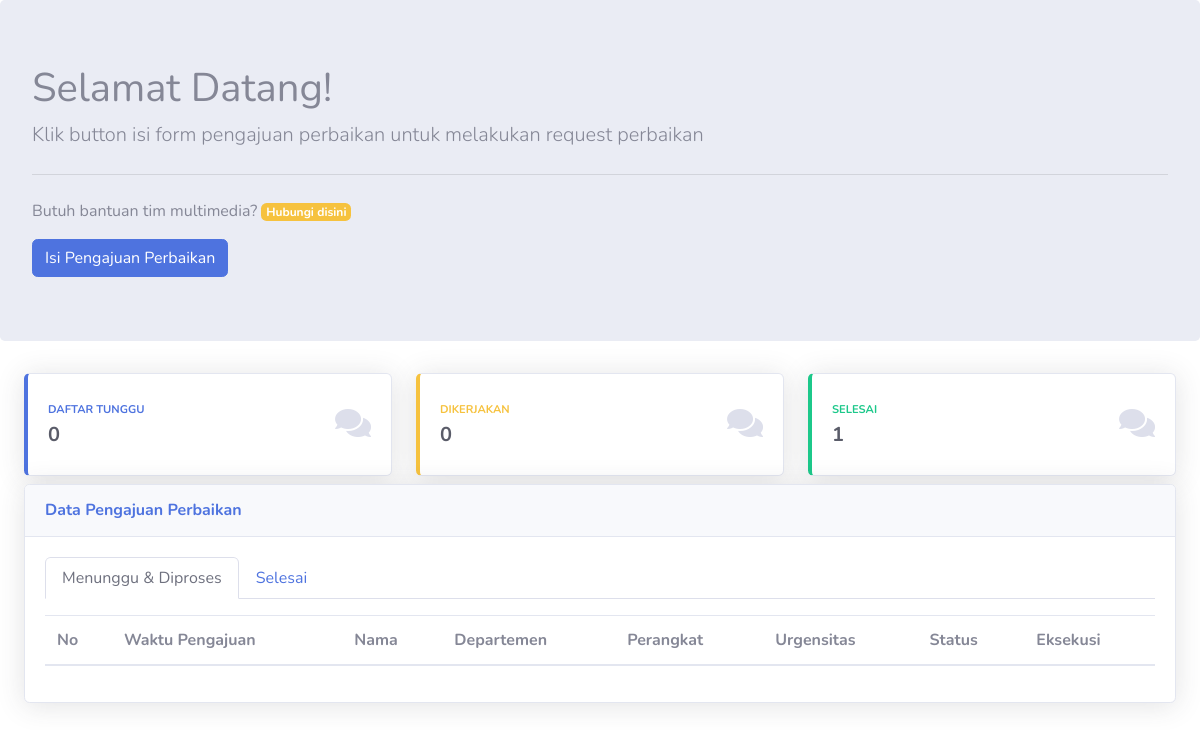
The app's page /index.php/maintenance, older data.
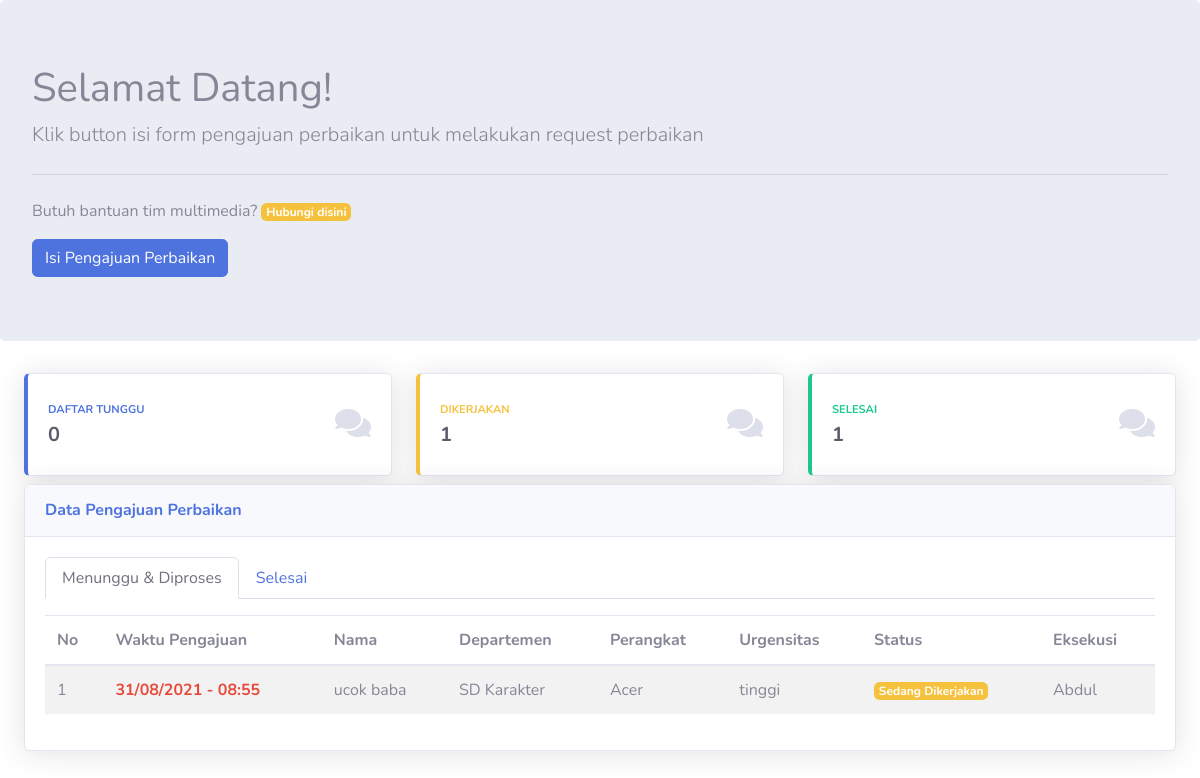
The same page, newer data.
### tables this page shows
CREATE TABLE `maintenance` (
  `id` int(11) NOT NULL,
  `id_departemen` int(11) NOT NULL,
  `id_pegawai` int(11) NOT NULL,
  `waktu_pengajuan` varchar(100) NOT NULL,
  `nama_pengaju` varchar(250) NOT NULL,
  `no_telp` varchar(50) NOT NULL,
  `nama_perangkat` varchar(250) NOT NULL,
  `deskripsi` text NOT NULL,
  `urgensitas` enum('tinggi','sedang','rendah') NOT NULL,
  `status` enum('Menunggu Diproses','Sedang Dikerjakan','Selesai','Ditolak') NOT NULL
);

CREATE TABLE `departemen` (
  `id_departemen` int(11) NOT NULL,
  `nama_departemen` varchar(255) NOT NULL
);

CREATE TABLE `pegawai` (
  `id_pegawai` int(11) NOT NULL,
  `nama_pegawai` varchar(250) NOT NULL,
  `no_telp` varchar(20) NOT NULL,
  `foto` text DEFAULT NULL
);

### application/controllers/Maintenance.php (called while the page is built, shortened)
<?php
class Maintenance extends CI_Controller
{
	public function __construct()
	{
		$this->load->library('form_validation');
		$this->load->model('maintenance_model', 'pengajuan');
	}
	public function index()
	{
		$data = array(
			'title' => "Multimedia",
			'departemen' => $this->db->get('departemen')->result_array(),
			'jenis_project' => $this->db->get('project')->result_array(),
		);
		$menunggu = $this->db->query("SELECT * FROM `maintenance` JOIN `departemen`
                  ON `maintenance`.`id_departemen` = `departemen`.`id_departemen` WHERE `maintenance`.`status` = 'Menunggu Diproses'
                ");
		$diproses = $this->db->query("SELECT * FROM `maintenance` JOIN `departemen`
                  ON `maintenance`.`id_departemen` = `departemen`.`id_departemen` WHERE `maintenance`.`status` = 'Sedang Dikerjakan'
                ");
		$selesai = $this->db->query("SELECT * FROM `maintenance` JOIN `departemen`
                  ON `maintenance`.`id_departemen` = `departemen`.`id_departemen` WHERE `maintenance`.`status` = 'Selesai'
                ");
		$data['statusMenunggu'] = $menunggu->num_rows();
		$data['statusDikerjakan'] = $diproses->num_rows();
		$data['statusSelesai'] = $selesai->num_rows();
		$data['waktu'] =  date('d/m/Y - H:i');
		$data['pengajuan'] = $this->pengajuan->getPengajuan();
		$data['pengajuan_selesai'] = $this->pengajuan->getPengajuanSelesai();
		$data['kontak'] = $this->pengajuan->getKontak();
		$this->load->view('templates/auth_header', $data);
		$this->load->view('maintenance', $data);
		$this->load->view('templates/auth_footer', $data);
	}
}

### index.php (called while the page is built, shortened)
<?php
require_once BASEPATH.'core/CodeIgniter.php';

### application/models/maintenance_model.php (called while the page is built, shortened)
<?php
class Maintenance_model extends CI_Model
{
    public function getPengajuan()
    {
        $query = "SELECT * FROM `maintenance` JOIN `departemen`
                  ON `maintenance`.`id_departemen` = `departemen`.`id_departemen`
                  JOIN `pegawai` ON `maintenance`.`id_pegawai` = `pegawai`.`id_pegawai` WHERE `maintenance`. `status` != 'Selesai' ORDER BY `waktu_pengajuan` ASC
                ";
        return $this->db->query($query)->result_array();
    }
}

### application/views/maintenance.php (the view, shortened to what the changed rows need)
<body class="">
    <div class="jumbotron">
        <h1 class="display-5">Selamat Datang!</h1>
    </div>
    <div class="container-fluid" id="container">
        <div class="row mt-2">
            <div class="col-xl-4 col-md-6 mb-2 card-status">
                <div class="card border-left-warning shadow h-100 py-2" id="card-dikerjakan">
                    <div class="card-body">
                        <div class="row no-gutters align-items-center">
                            <div class="col mr-2">
                                <div class="text-xs font-weight-bold text-warning text-uppercase mb-1">
                                    Dikerjakan</div>
                                <div class="h5 mb-0 font-weight-bold text-gray-800"><?= $statusDikerjakan ?></div>
                            </div>
                        </div>
                    </div>
                </div>
            </div>
        </div>
        <div class="card shadow mb-4">
            <div class="card-body">
                <div class="tab-content" id="myTabContent">
                    <div class="tab-pane fade show active" id="home" role="tabpanel" aria-labelledby="home-tab">
                        <div class="table-responsive" id="tabel-pengajuan">
                            <table class="table table-striped pengajuan" id="pengajuan" width="100%" cellspacing="0">
                                <thead>
                                    <tr>
                                        <th scope="col">No</th>
                                        <th scope="col">Waktu Pengajuan</th>
                                        <th scope="col">Nama</th>
                                        <th scope="col">Departemen</th>
                                        <th scope="col">Perangkat</th>
                                        <th scope="col">Urgensitas</th>
                                        <th scope="col">Status</th>
                                        <th scope="col">Eksekusi</th>
                                    </tr>
                                </thead>
                                <tbody>
                                    <?php $no = 1; ?>
                                    <?php foreach ($pengajuan as $row) : ?>
                                        <tr>
                                            <td data-label="No"><?= $no++ ?></td>
                                            <td data-label="Waktu Pengajuan"><b class="text-danger"><?= $row['waktu_pengajuan']; ?></b></td>
                                            <td data-label="Nama Project"><?= $row['nama_pengaju'] ?></td>
                                            <td data-label="Departemen"><?= $row['nama_departemen'] ?></td>
                                            <td data-label="Target"><?= $row['nama_perangkat'] ?></td>
                                            <td data-label="Nama"><?= $row['urgensitas'] ?></td>
                                            <td data-label="Status">
                                                <p class="<?php
                                                            if ($row['status'] == 'Menunggu Diproses') {
                                                                echo 'badge badge-primary mb-0';
                                                            } else if ($row['status'] == 'Sedang Dikerjakan') {
                                                                echo 'badge badge-warning mb-0';
                                                            } else {
                                                                echo 'badge badge-success mb-0';
                                                            }
                                                            ?>" id="warna_status"><?= $row['status'] ?></p>
                                            </td>
                                            <td data-label="Eksekusi"><?= $row['nama_pegawai'] ?></td>
                                        </tr>
                                    <?php endforeach ?>
                                </tbody>
                            </table>
                        </div>
                    </div>
                </div>
            </div>
        </div>
    </div>

Row changes from the older to the newer data that the page shows:
added maintenance: waktu_pengajuan "31/08/2021 - 08:55", nama_pengaju "ucok baba", id_departemen.nama_departemen "SD Karakter", nama_perangkat "Acer", urgensitas "tinggi", status "Sedang Dikerjakan", id_pegawai.nama_pegawai "Abdul"
Text that changed along with them:
$statusDikerjakan: "0" → "1"
